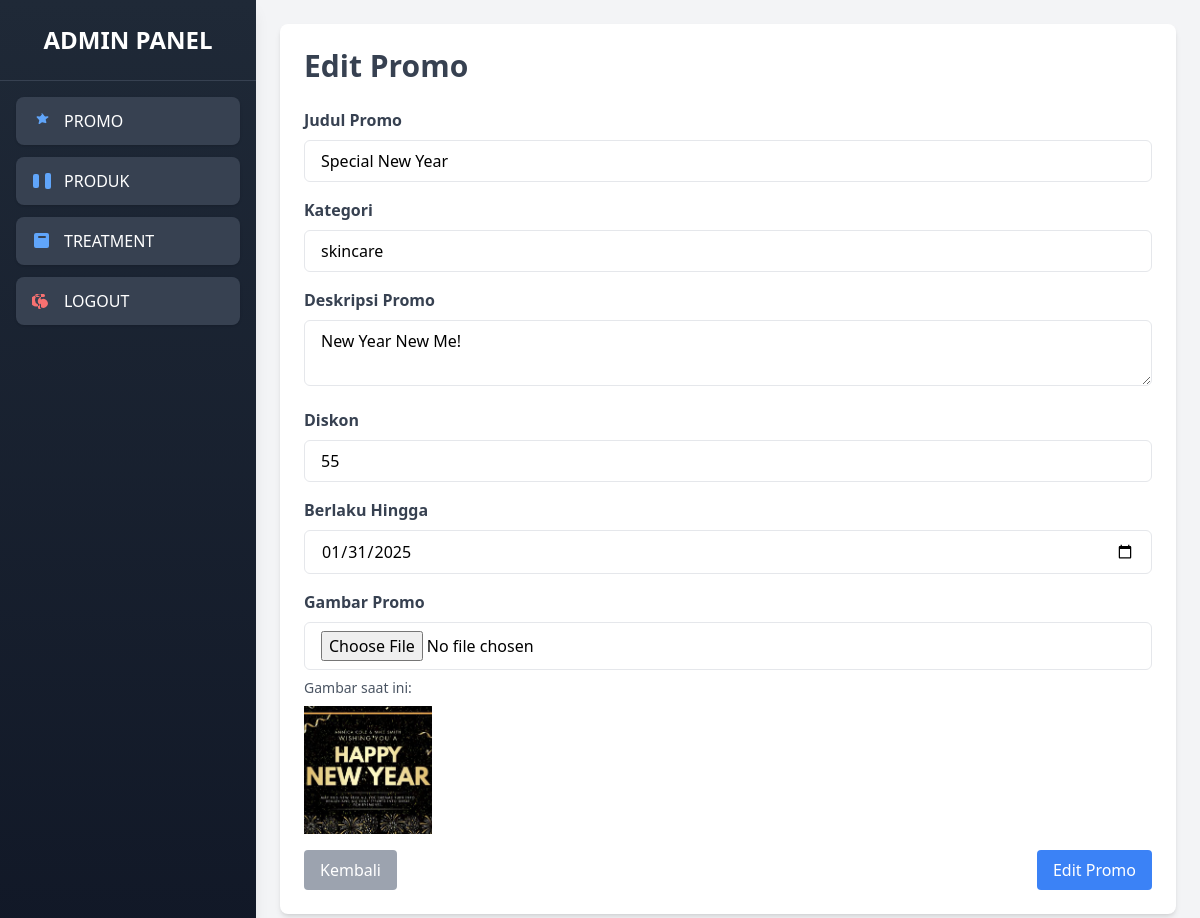
The page /admin/promo/edit_promo.php?id=9 (signed in) on the database its author committed.
### tables this page shows
CREATE TABLE `promos` (
  `id` int(11) NOT NULL,
  `title` varchar(255) NOT NULL,
  `description` text NOT NULL,
  `valid_until` date DEFAULT NULL,
  `discount` int(11) DEFAULT NULL,
  `image` varchar(255) NOT NULL,
  `created_at` datetime DEFAULT current_timestamp(),
  `updated_at` datetime DEFAULT NULL ON UPDATE current_timestamp(),
  `category` varchar(50) DEFAULT NULL
);

### admin/promo/edit_promo.php (the view, shortened to what this page needs)
<?php
include '../../assets/db/database.php';
?>
<!DOCTYPE html>
<html lang="en">
<head>
    <script src="https://cdn.tailwindcss.com"></script>
</head>
<body class="bg-gray-100">
    <?php include "../sidebar.php"; ?>
    <div class="ml-64 p-6">
        <div class="bg-white shadow-md rounded-lg p-6">
            <h1 class="text-3xl font-bold text-gray-700 mb-6">Edit Promo</h1>
            <?php
            $id = intval($_GET['id']);
            $result = $conn->query("SELECT * FROM promos WHERE id = $id");
            $promo = $result->fetch_assoc();
            ?>
            <form action="update_promo.php" method="POST" enctype="multipart/form-data">
                <div class="mb-4">
                    <label class="block text-gray-700 font-semibold mb-2">Judul Promo</label>
                    <input type="text" name="title" value="<?= htmlspecialchars($promo['title']) ?>" class="w-full px-4 py-2 border rounded-md focus:outline-none focus:ring focus:ring-blue-300" required>
                </div>
                <div class="mb-4">
                    <label class="block text-gray-700 font-semibold mb-2">Kategori</label>
                    <input type="text" name="category" value="<?= htmlspecialchars($promo['category']) ?>" class="w-full px-4 py-2 border rounded-md focus:outline-none focus:ring focus:ring-blue-300" required>
                </div>
                <div class="mb-4">
                    <label class="block text-gray-700 font-semibold mb-2">Deskripsi Promo</label>
                    <textarea name="description" class="w-full px-4 py-2 border rounded-md focus:outline-none focus:ring focus:ring-blue-300" required><?= htmlspecialchars($promo['description']) ?></textarea>
                </div>
                <div class="mb-4">
                    <label class="block text-gray-700 font-semibold mb-2">Diskon</label>
                    <input type="number" name="discount" value="<?= $promo['discount'] ?>" class="w-full px-4 py-2 border rounded-md focus:outline-none focus:ring focus:ring-blue-300" required>
                </div>
                <div class="mb-4">
                    <label class="block text-gray-700 font-semibold mb-2">Berlaku Hingga</label>
                    <input type="date" name="valid_until" value="<?= $promo['valid_until'] ?>"
                    class="w-full px-4 py-2 border rounded-md focus:outline-none focus:ring focus:ring-blue-300" required>
                </div>
                <div class="mb-4">
                    <label class="block text-gray-700 font-semibold mb-2">Gambar Promo</label>
                    <input type="file" name="image" class="w-full px-4 py-2 border rounded-md focus:outline-none focus:ring focus:ring-blue-300">
                    <p class="text-sm text-gray-600 mt-2">Gambar saat ini:</p>
                    <img src="../../uploads/<?= htmlspecialchars($promo['image']) ?>" alt="Gambar Promo" class="w-32 h-32 object-cover mt-2">
                </div>
                <div class="flex justify-between">
                    <a href="../dashboard.php" class="bg-gray-400 text-white py-2 px-4 rounded hover:bg-gray-500 transition">
                        Kembali
                    </a>
                    <button type="submit" class="bg-blue-500 text-white py-2 px-4 rounded hover:bg-blue-600 transition">
                        Edit Promo
                    </button>
                </div>
            </form>
        </div>
    </div>
</body>
</html>

### rows shown on the page
promos: title "Special New Year", category "skincare", description "New Year New Me!", discount "55", valid_until "01/31/2025", image (picture)
